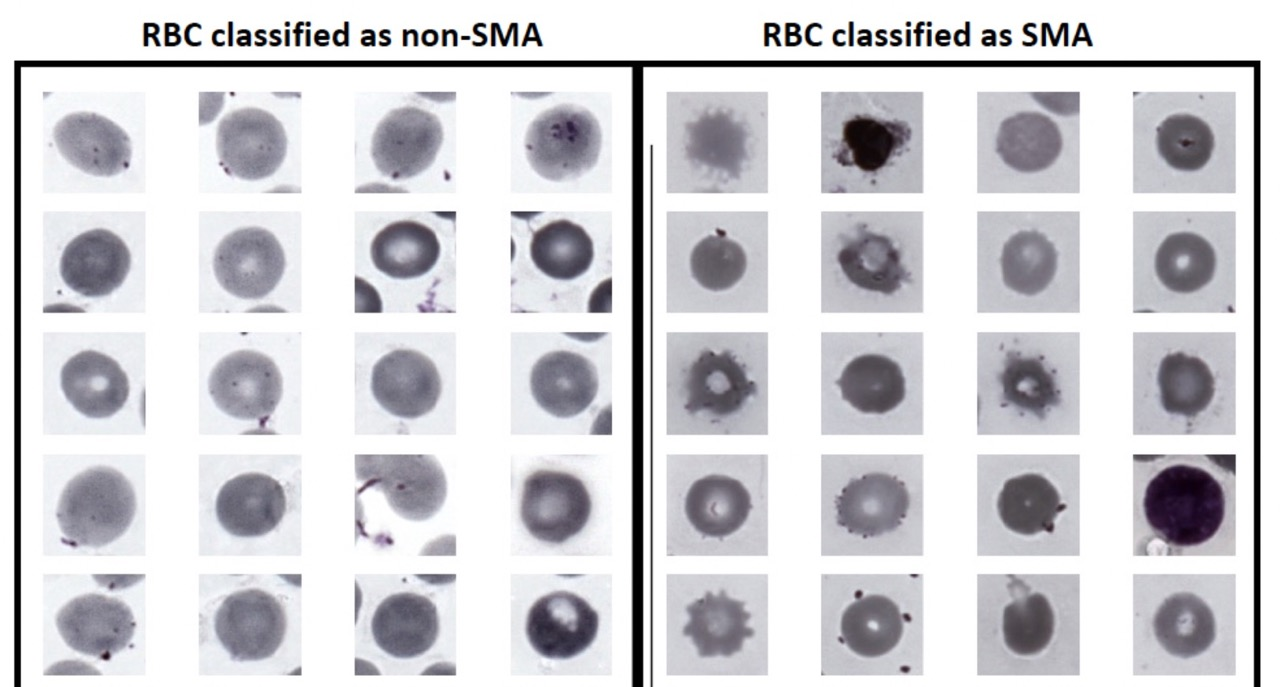
#> input picture images/intro_image.jpeg, 1280 x 687 px; its folder holds only this picture in this run
$ python -i utils.py   (imports and definitions only)
#> lines starting #> are read from the running program, lines starting #| are printed output that depends on the picture; after the words box and inside, x2 and y2 are one past the last pixel; in counts of white or black regions, pixels touching at a corner belong together
#> further down, picture is the input picture: shape (687, 1280, 3); mean B, G, R 213.5, 209.7, 210.3
from __future__ import annotations

import os

import cv2
import imageio
import numpy as np
from scipy.ndimage.morphology import binary_fill_holes
from skimage import morphology
from skimage.morphology import remove_small_objects
from tqdm import tqdm


def crop_and_save3(complete_image, centroid, shapeid, output_dir, size=160):
    """ Crops and saves a region from an image """
    nx_0 = max(int(centroid[0] - size/2), 0)
    ny_0 = max(int(centroid[1] - size/2), 0)
    nx_1 = min(nx_0 + size, complete_image.shape[1])
    ny_1 = min(ny_0 + size, complete_image.shape[0])
    roi_file = os.path.join(output_dir, str(shapeid)+'.png')
    cropped_image = complete_image[ny_0:ny_1, nx_0: nx_1, :]
    imageio.imwrite(roi_file, cropped_image)


def rbc_segmentation(img, outputdir=None):
    gray = cv2.cvtColor(img, cv2.COLOR_BGR2GRAY)
    gray = cv2.GaussianBlur(gray, (5, 5), 0)
    ret, thresh = cv2.threshold(
        gray, 127, 255, cv2.THRESH_BINARY_INV+cv2.THRESH_OTSU,
    )
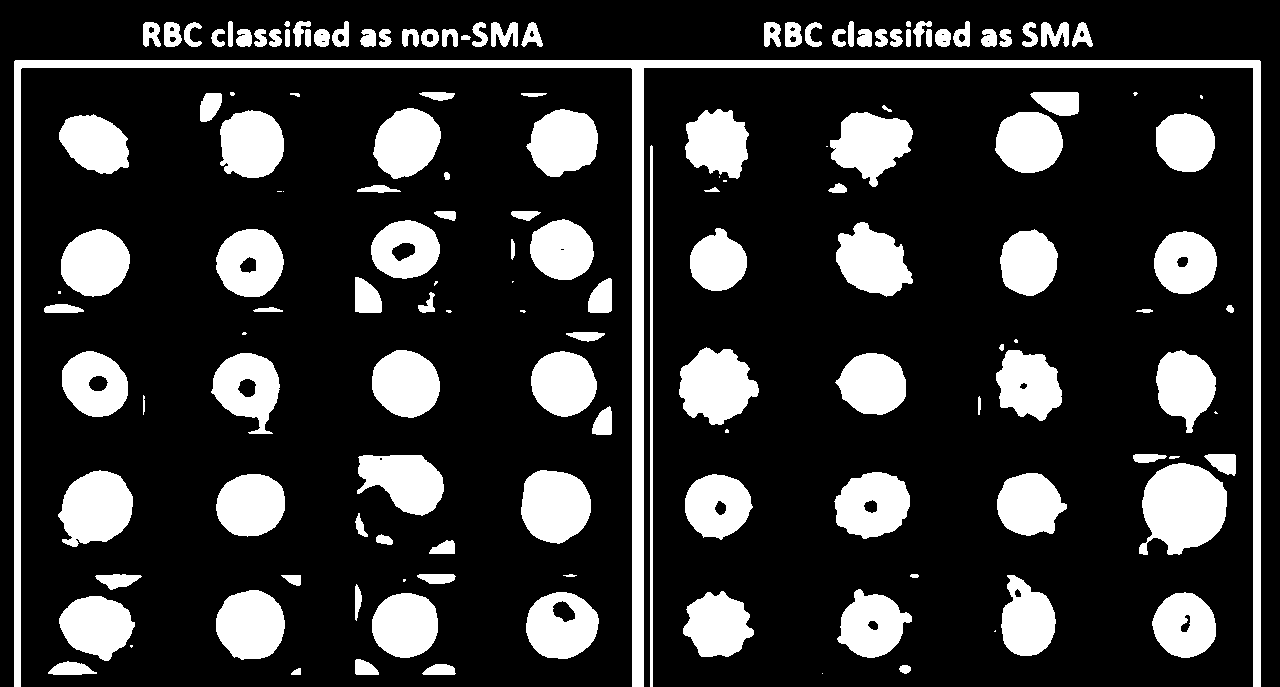
#> thresh: shape (687, 1280); 21% white; 147 white regions (21 under 20 px), largest, box (x1, y1, x2, y2) and area: (14, 60, 1261, 687) 26689, (1139, 463, 1227, 555) 5917, (679, 347, 759, 425) 4277
#> ret = 172
    kernel = np.ones((3, 3), np.uint8)
    opening = cv2.morphologyEx(thresh, cv2.MORPH_OPEN, kernel, iterations=2)
#> opening: shape (687, 1280); 20.5% white; 116 white regions, largest, box (x1, y1, x2, y2) and area: (14, 60, 1261, 687) 26689, (1142, 463, 1227, 555) 5796, (679, 348, 759, 424) 4257
    sure_bg = cv2.dilate(opening, kernel, iterations=2)
#> sure_bg: shape (687, 1280); 25.9% white; 83 white regions, largest, box (x1, y1, x2, y2) and area: (12, 58, 1263, 687) 39075, (1140, 452, 1238, 557) 7197, (994, 90, 1081, 175) 5002
    dist_transform = cv2.distanceTransform(opening, cv2.DIST_L2, 5)
    ret, sure_fg = cv2.threshold(
        dist_transform, 0.3*dist_transform.max(), 255, 0,
    )
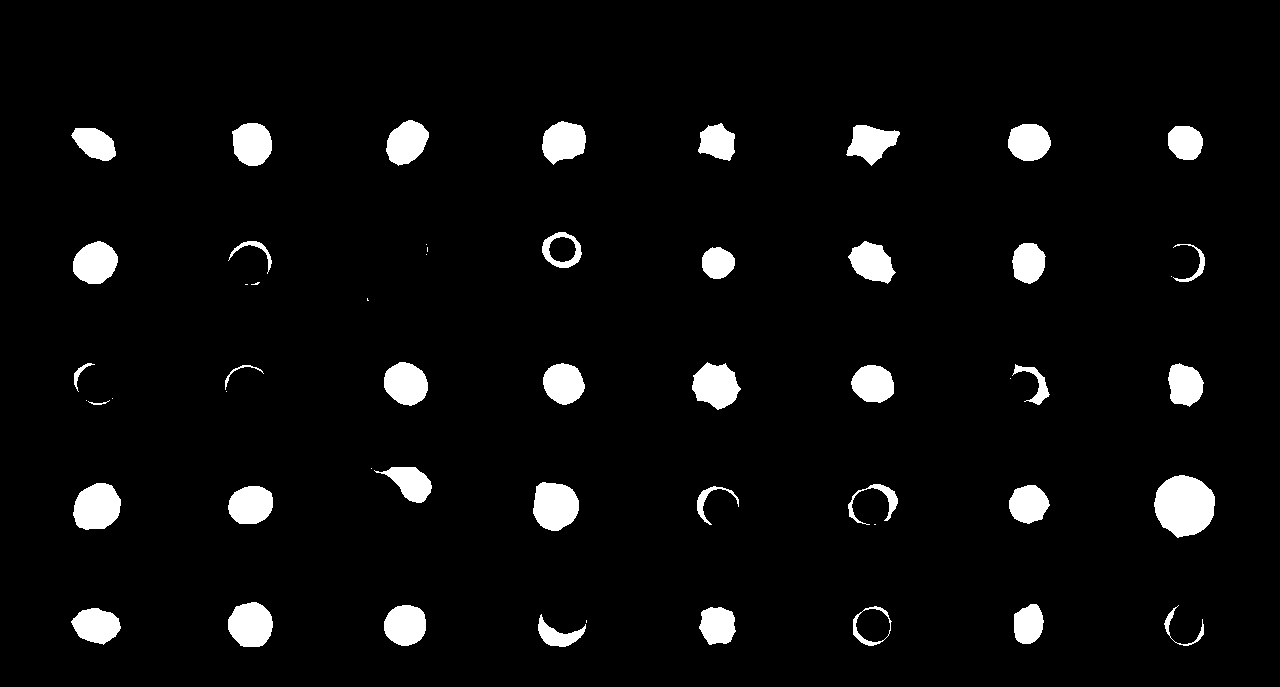
#> sure_fg: shape (687, 1280) float32; 4.7% white; 54 white regions (14 under 20 px), largest, box (x1, y1, x2, y2) and area: (1154, 475, 1215, 538) 2904, (533, 482, 579, 531) 1770, (73, 483, 121, 530) 1751
#> ret = 12.28
    sure_fg = np.uint8(sure_fg)
    unknown = cv2.subtract(sure_bg, sure_fg)
#> unknown: shape (687, 1280); 21.2% white; 84 white regions, largest, box (x1, y1, x2, y2) and area: (12, 58, 1263, 687) 39075, (1140, 452, 1238, 557) 4293, (210, 351, 281, 436) 3953
    ret, markers = cv2.connectedComponents(sure_fg)
#> markers: shape (687, 1280) int32; 55 distinct labels, from 0 to 54
#> ret = 55
    markers = markers+1
#> markers: shape (687, 1280) int32; 55 distinct labels, from 1 to 55
    markers[unknown == 255] = 0
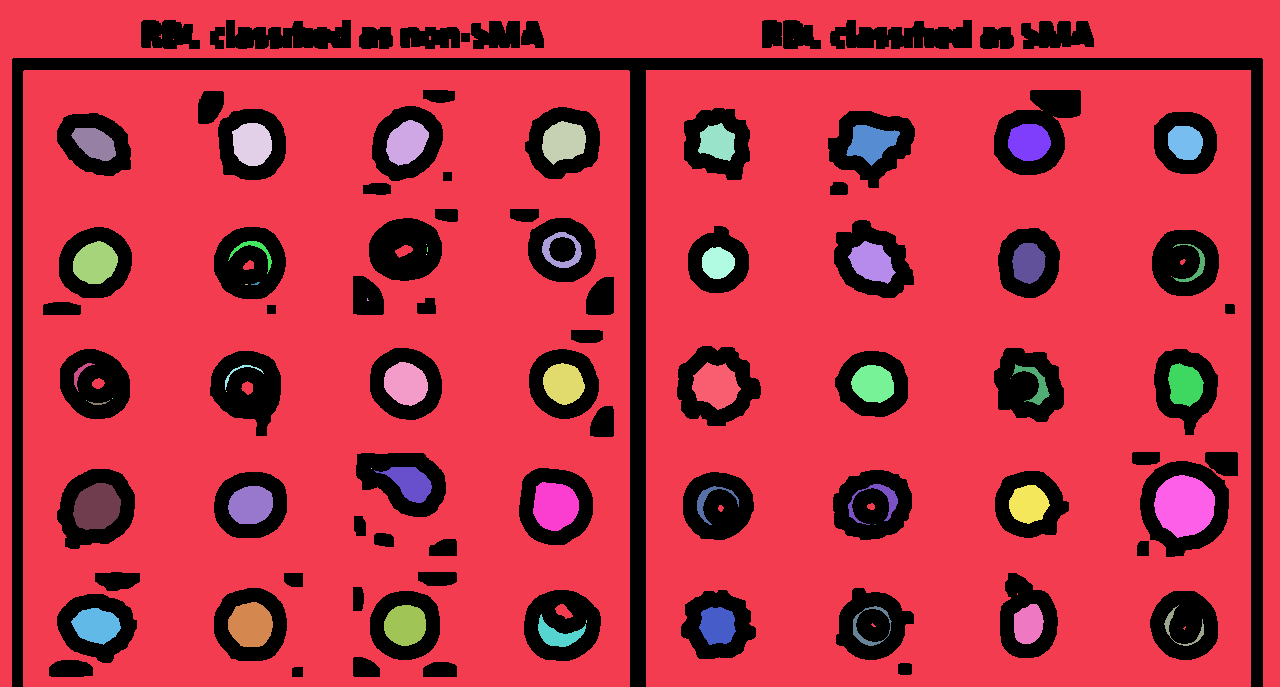
#> markers: shape (687, 1280) int32; 56 distinct labels, from 0 to 55; one colour per label, 0 black

    markers = cv2.watershed(img, markers)
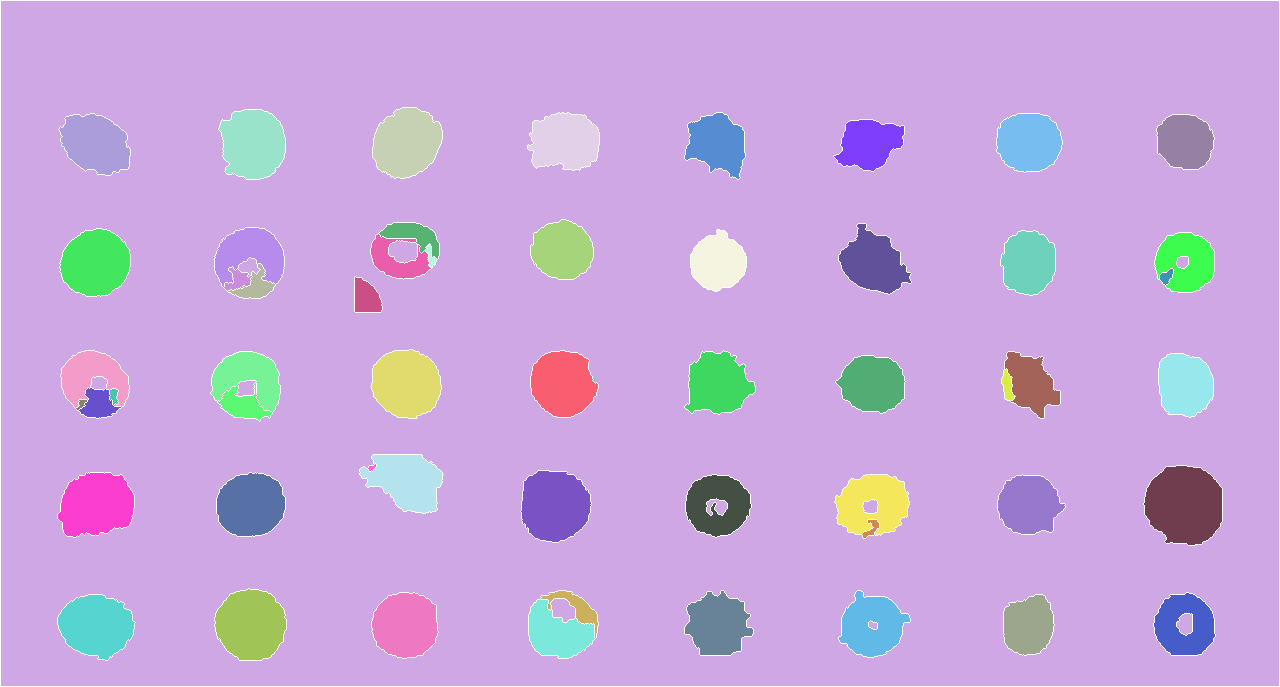
#> markers: shape (687, 1280) int32; 56 distinct labels, from -1 to 55; one colour per label, 0 black, -1 white
    bw = (markers > 1).astype(int)
#> bw: shape (687, 1280) int64; values 0 (black) and 1 (white), 14.3% white; 41 white regions, largest, box (x1, y1, x2, y2) and area: (1144, 466, 1222, 545) 4904, (521, 471, 591, 542) 3942, (215, 589, 286, 660) 3919
    bw = binary_fill_holes(bw).astype(np.uint8)
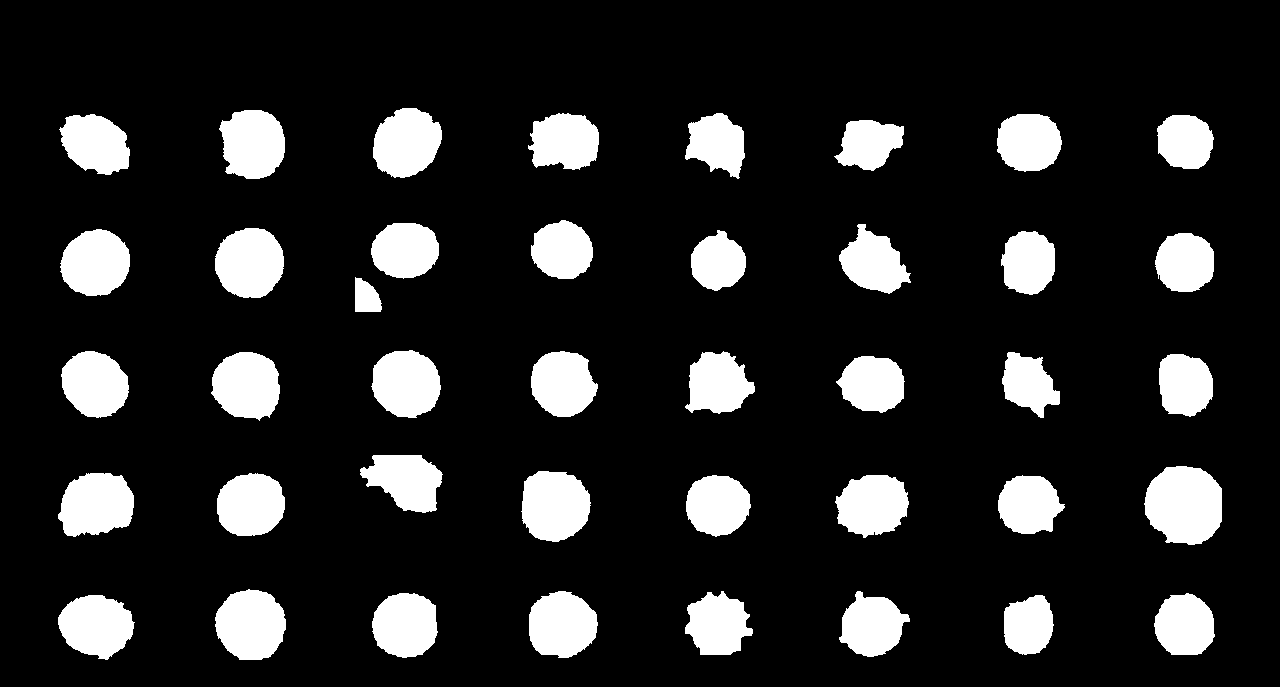
#> bw: shape (687, 1280); values 0 (black) and 1 (white), 14.7% white; 41 white regions, largest, box (x1, y1, x2, y2) and area: (1144, 466, 1222, 545) 4904, (521, 471, 591, 542) 3942, (215, 589, 286, 660) 3919
    bw_clean = morphology.remove_small_objects(
        bw.astype(bool), min_size=5000, connectivity=4,
    ).astype(np.uint8)
#> bw_clean: shape (687, 1280); every value is 0
    rbc_gone = 255*remove_small_objects(
        bw_clean.astype(bool),
        min_size=17000, connectivity=4,
    ).astype(np.uint8)
    rbc_only = cv2.subtract(255*bw_clean, rbc_gone)
    return rbc_only


def chop_thumbnails(image, output_dir, current_shapeid=0):
    shapeid = current_shapeid
    mp_masks = rbc_segmentation(image)
    output = cv2.connectedComponentsWithStats(mp_masks, connectivity=8)
    centroids = output[3]
#> centroids = [[639.5, 343]]
    for c in centroids:
        crop_and_save3(image, c, shapeid, output_dir)
        shapeid = shapeid+1
#> this loop made 1 pass
#> (c, nx_0 in crop_and_save3, ny_0 in crop_and_save3, nx_1 in crop_and_save3, ny_1 in crop_and_save3, shapeid) on pass 1: ([639.5, 343], 559, 263, 719, 423, 1)
#> pass 1, in crop_and_save3, `cropped_image = complete_image[ny_0:ny_1, nx_0: nx_1, :]`:
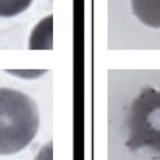
#> cropped_image: shape (160, 160, 3); mean B, G, R 188.2, 183.1, 183.6
#> after the loop, shapeid = 1
    return shapeid

# Function for RBC segmentation and thumbnail extraction


# [70 lines left out: functions process_image, rbc_segm_folders, ensure_directories_exist, not called in this run]

>>> import cv2
>>> picture = cv2.imread('../../images/intro_image.jpeg')
>>> result = chop_thumbnails(picture, 'out.png')
#> result = 1

$ run again, on images/pca_img Large.jpeg
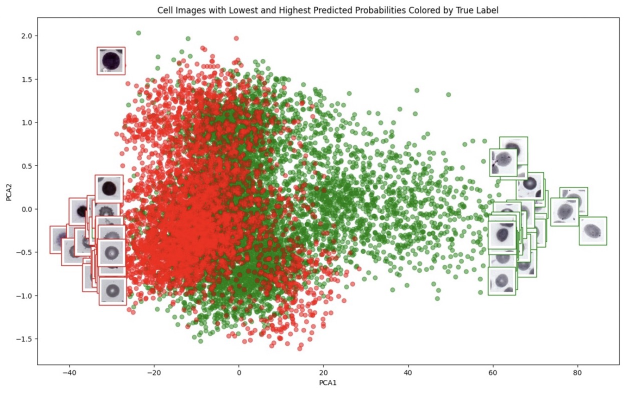
#> input picture images/pca_img Large.jpeg, 1280 x 800 px (shown at 1/2 size)
#> picture is the input picture: shape (800, 1280, 3); mean B, G, R 207.4, 217, 226.6
#> in rbc_segmentation, `ret, thresh = cv2.threshold( gray, 127, 255, cv2.THRESH_BINARY_INV+cv2..`:
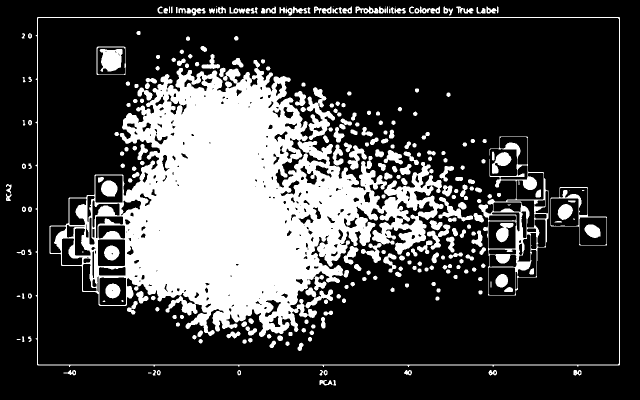
#> thresh: shape (800, 1280) (shown at 1/2 size); 24.8% white; 296 white regions (16 under 20 px), largest, box (x1, y1, x2, y2) and area: (99, 120, 887, 674) 194397, (71, 34, 1240, 734) 7544, (957, 273, 1097, 591) 7396
#> in rbc_segmentation, `ret, thresh = cv2.threshold( gray, 127, 255, cv2.THRESH_BINARY_INV+cv2..`: ret = 187
#> opening: shape (800, 1280); 22.5% white; 306 white regions, largest, box (x1, y1, x2, y2) and area: (239, 136, 887, 673) 183352, (614, 175, 670, 279) 2333, (201, 98, 245, 143) 1558
#> sure_bg: shape (800, 1280); 28.4% white; 152 white regions, largest, box (x1, y1, x2, y2) and area: (228, 107, 990, 698) 243529, (161, 468, 205, 568) 2498, (199, 96, 247, 145) 1984
#> in rbc_segmentation, `ret, sure_fg = cv2.threshold( dist_transform, 0.3*dist_transform.max()..`: ret = 29.9
#> unknown: shape (800, 1280); 24.3% white; 152 white regions, largest, box (x1, y1, x2, y2) and area: (228, 107, 990, 698) 201437, (161, 468, 205, 568) 2498, (199, 96, 247, 145) 1984
#> in rbc_segmentation, `ret, markers = cv2.connectedComponents(sure_fg)`: ret = 2
#> rbc_gone: shape (800, 1280); 17.2% white; 1 white region, box (x1, y1, x2, y2) and area: (246, 136, 774, 673) 175700
#> rbc_only: shape (800, 1280); every value is 0
#> centroids = [[639.5, 399.5]]
#> the loop in chop_thumbnails, `for c in centroids:` made 1 pass
#> (c, nx_0 in crop_and_save3, ny_0 in crop_and_save3, nx_1 in crop_and_save3, ny_1 in crop_and_save3, shapeid) on pass 1: ([639.5, 399.5], 559, 319, 719, 479, 1)
#> pass 1, in crop_and_save3, `cropped_image = complete_image[ny_0:ny_1, nx_0: nx_1, :]`:
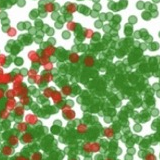
#> cropped_image: shape (160, 160, 3); mean B, G, R 104.8, 162.2, 130.1
#> after the loop in chop_thumbnails, `for c in centroids:`: shapeid = 1
